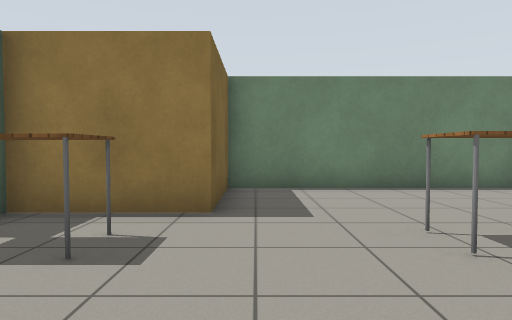
view 1 (above)

15 first-person views from a walk through a robot-simulator world made for Gazebo. The camera is 0.9 m above the floor, tilts 2° down and sees 75° across. The floor is counted in squares, 1 m on a side. Each view is taken from the middle of a square. On the plan, view 1 faces up. The plan holds only what a view shows up to about 12 squares ahead; the rest is blank. Simple patterns stand in for the simulator's built-in surfaces.

view 2
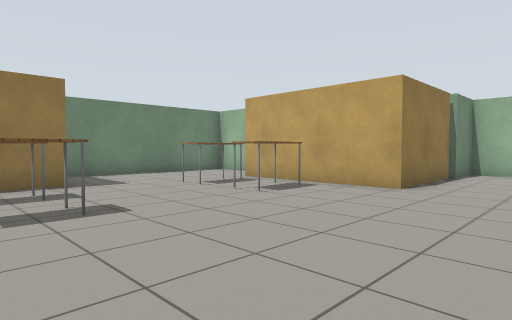

view 3
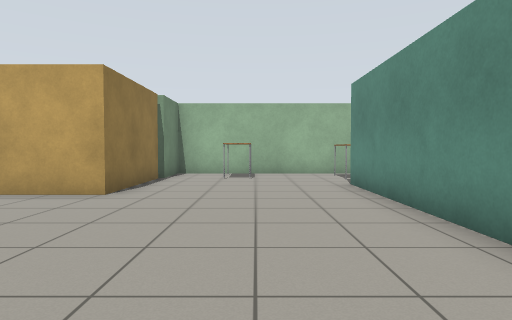

view 4
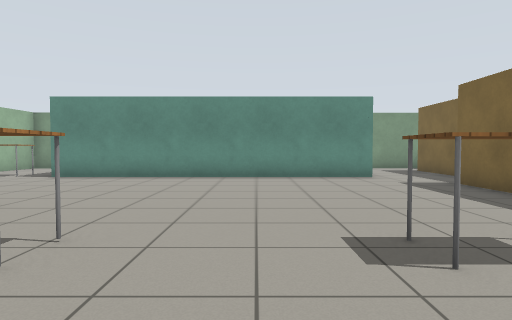

view 5
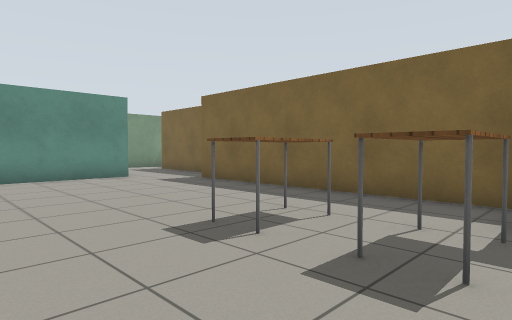

view 6
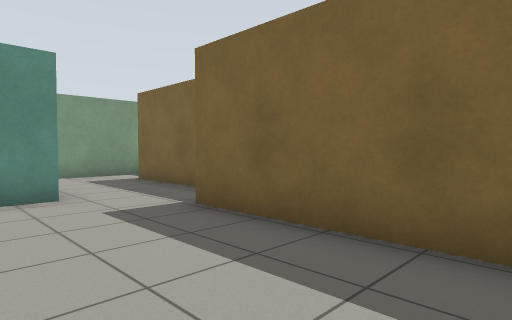

view 7
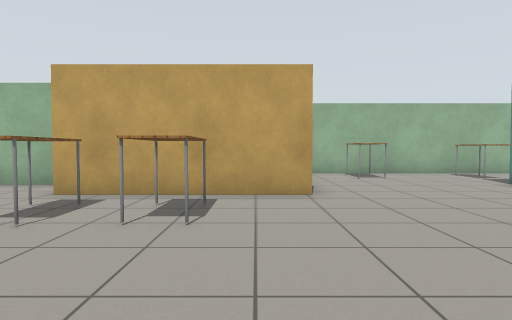

view 8
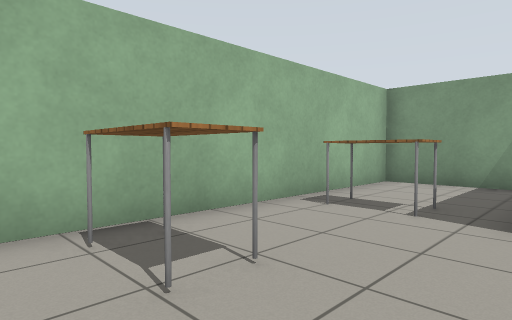

view 9
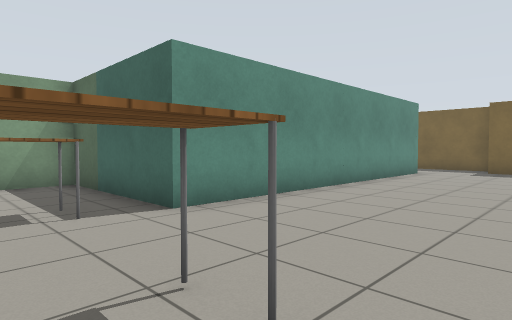

view 10
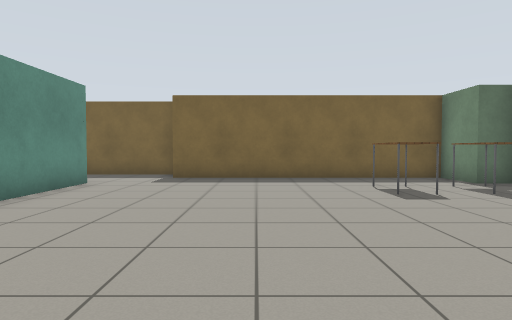

view 11
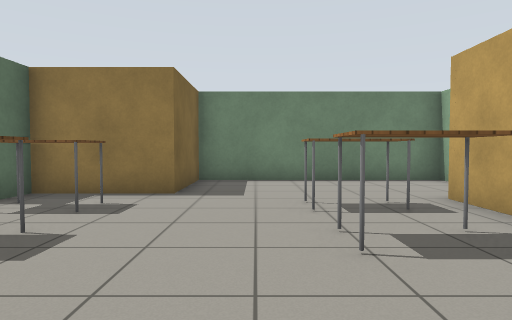

view 12
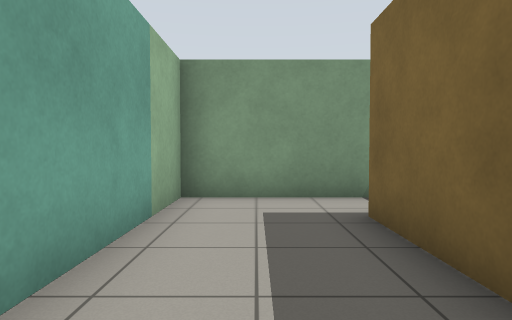

view 13
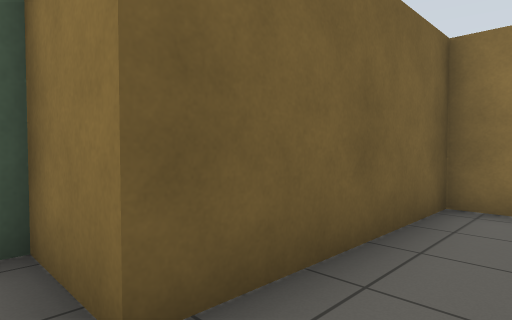

view 14
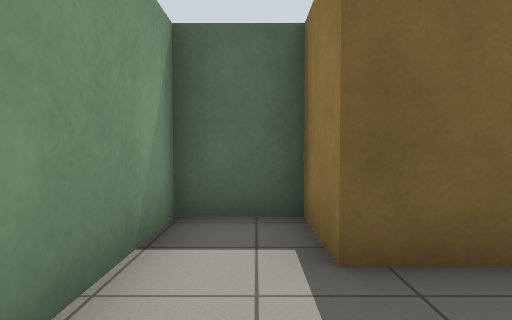

view 15
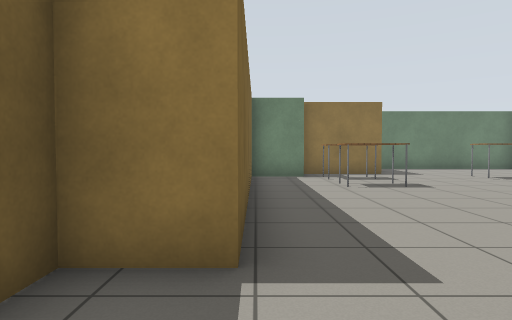

### Floor plan
Points are (right, up) in squares from view 1. A wall is a line through its corners. A room is listed if a view was taken in it or the views show most of it. See-through windows are left out.
Room 1 (views 1, 2, 3, 4, 5, 6, 7, 8, 9, 10, 11, 12, 13, 14, 15)
walls: (-3.7, -6.4) (6.4, -6.4) (6.4, -11.1) (9.9, -11.1) (9.9, -1.1) (4.4, -1.1) (4.4, 4); (6.2, 5) (6.2, 7.5) (-0.6, 7.5) (-0.6, 4.6) (-3.5, 4.6) (-3.5, 3.6) (-5.1, 3.6) (-5.1, -4.5) (-6.5, -4.5) (-6.5, -9.4) (-8.3, -9.4) (-8.3, -11.1) (-3.6, -11.1) (-3.6, -6.7)
objects: table (-3, 1) to (-2, 1); table (-3, 3) to (-2, 3); table (2, 1) to (3, 1); table (2, 3) to (3, 3); table (8, -7) to (9, -7); table (8, -4) to (9, -3)

Where each view was taken, in squares from view 1:
view 1: 0 up, 0 right, facing up
view 2: 4 down, 3 left, facing up-right
view 3: 4 down, 2 left, facing right
view 4: 4 up, 0 right, facing down
view 5: 4 up, 1 right, facing down-left
view 6: 0 up, 2 left, facing down-left
view 7: 0 up, 2 left, facing right
view 8: 2 down, 6 right, facing down-right
view 9: 2 down, 9 right, facing down-left
view 10: 2 down, 5 right, facing left
view 11: 2 down, 1 right, facing up
view 12: 5 down, 5 left, facing down
view 13: 10 down, 5 left, facing up-left
view 14: 10 down, 4 left, facing left
view 15: 7 down, 5 left, facing up
